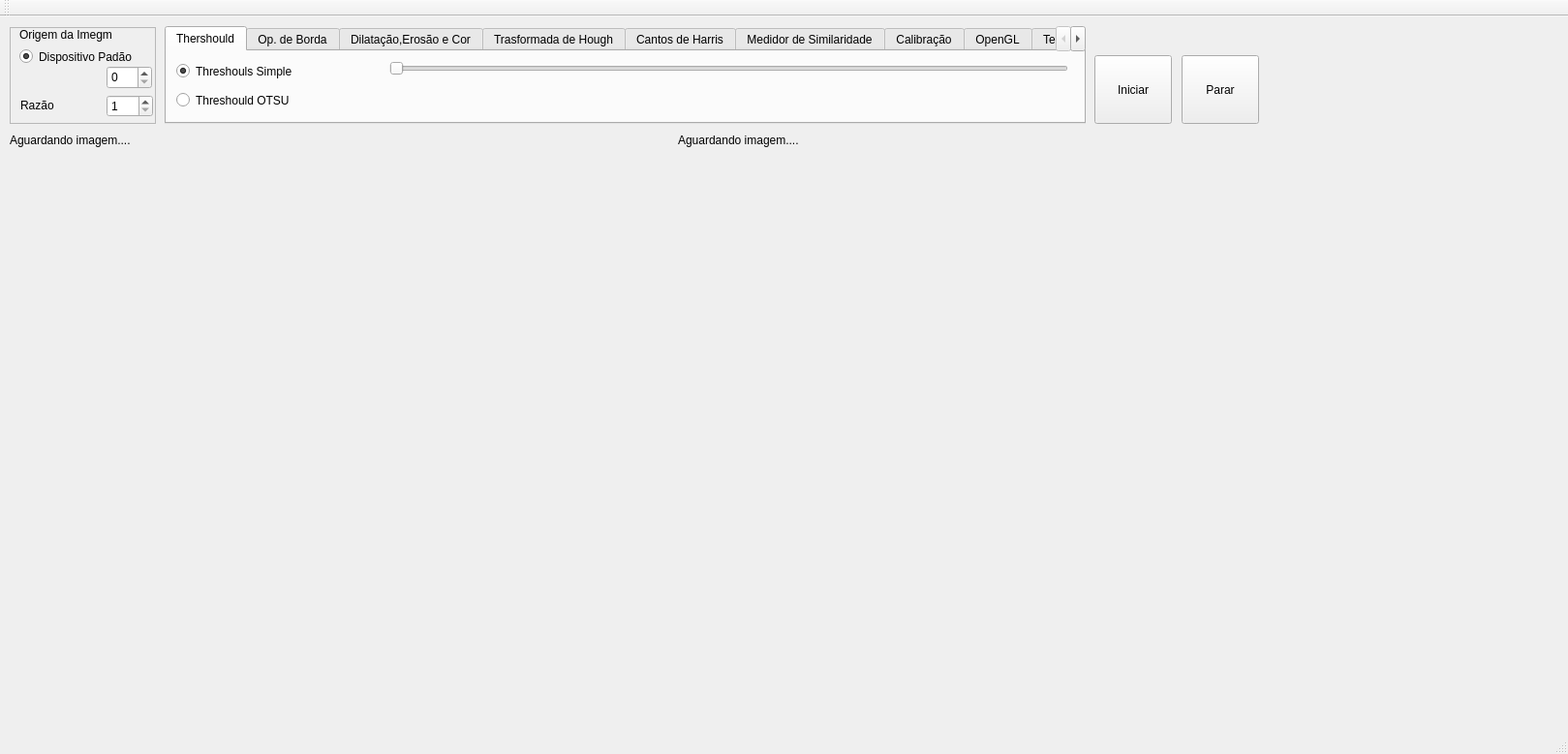
<?xml version="1.0" encoding="UTF-8"?>
<ui version="4.0">
 <class>MainWindow</class>
 <widget class="QMainWindow" name="MainWindow">
  <property name="geometry">
   <rect>
    <x>0</x>
    <y>0</y>
    <width>1619</width>
    <height>779</height>
   </rect>
  </property>
  <property name="windowTitle">
   <string>MainWindow</string>
  </property>
  <widget class="QWidget" name="centralWidget">
   <widget class="QFrame" name="frame">
    <property name="geometry">
     <rect>
      <x>10</x>
      <y>11</y>
      <width>151</width>
      <height>100</height>
     </rect>
    </property>
    <property name="frameShape">
     <enum>QFrame::StyledPanel</enum>
    </property>
    <property name="frameShadow">
     <enum>QFrame::Raised</enum>
    </property>
    <widget class="QLabel" name="label">
     <property name="geometry">
      <rect>
       <x>10</x>
       <y>0</y>
       <width>121</width>
       <height>16</height>
      </rect>
     </property>
     <property name="text">
      <string>Origem da Imegm</string>
     </property>
    </widget>
    <widget class="QRadioButton" name="radioBtnDsipP">
     <property name="geometry">
      <rect>
       <x>10</x>
       <y>20</y>
       <width>131</width>
       <height>21</height>
      </rect>
     </property>
     <property name="text">
      <string>Dispositivo Padão</string>
     </property>
     <property name="checked">
      <bool>true</bool>
     </property>
    </widget>
    <widget class="QSpinBox" name="spinBoxNCam">
     <property name="geometry">
      <rect>
       <x>100</x>
       <y>40</y>
       <width>47</width>
       <height>24</height>
      </rect>
     </property>
     <property name="minimum">
      <number>0</number>
     </property>
     <property name="value">
      <number>0</number>
     </property>
    </widget>
    <widget class="QSpinBox" name="spinBoxRaz">
     <property name="geometry">
      <rect>
       <x>100</x>
       <y>70</y>
       <width>48</width>
       <height>23</height>
      </rect>
     </property>
     <property name="minimum">
      <number>1</number>
     </property>
     <property name="value">
      <number>1</number>
     </property>
    </widget>
    <widget class="QLabel" name="label_21">
     <property name="geometry">
      <rect>
       <x>11</x>
       <y>74</y>
       <width>59</width>
       <height>14</height>
      </rect>
     </property>
     <property name="text">
      <string>Razão</string>
     </property>
    </widget>
   </widget>
   <widget class="QTabWidget" name="tabWidget">
    <property name="geometry">
     <rect>
      <x>170</x>
      <y>10</y>
      <width>951</width>
      <height>101</height>
     </rect>
    </property>
    <property name="currentIndex">
     <number>0</number>
    </property>
    <widget class="QWidget" name="tabTh">
     <attribute name="title">
      <string>Thershould</string>
     </attribute>
     <widget class="QSlider" name="barrraHTH">
      <property name="geometry">
       <rect>
        <x>230</x>
        <y>10</y>
        <width>701</width>
        <height>16</height>
       </rect>
      </property>
      <property name="maximum">
       <number>255</number>
      </property>
      <property name="orientation">
       <enum>Qt::Horizontal</enum>
      </property>
     </widget>
     <widget class="QLabel" name="lblsNivelTH">
      <property name="geometry">
       <rect>
        <x>156</x>
        <y>10</y>
        <width>71</width>
        <height>16</height>
       </rect>
      </property>
      <property name="text">
       <string/>
      </property>
     </widget>
     <widget class="QRadioButton" name="radioBtnOTSU">
      <property name="geometry">
       <rect>
        <x>10</x>
        <y>40</y>
        <width>131</width>
        <height>21</height>
       </rect>
      </property>
      <property name="text">
       <string>Threshould OTSU</string>
      </property>
     </widget>
     <widget class="QRadioButton" name="radioBtnTHSimp">
      <property name="geometry">
       <rect>
        <x>10</x>
        <y>10</y>
        <width>131</width>
        <height>21</height>
       </rect>
      </property>
      <property name="text">
       <string>Threshouls Simple</string>
      </property>
      <property name="checked">
       <bool>true</bool>
      </property>
     </widget>
    </widget>
    <widget class="QWidget" name="tab_2">
     <attribute name="title">
      <string>Op. de Borda</string>
     </attribute>
     <widget class="QRadioButton" name="radioBtnSobel">
      <property name="geometry">
       <rect>
        <x>10</x>
        <y>10</y>
        <width>99</width>
        <height>21</height>
       </rect>
      </property>
      <property name="text">
       <string>Sobel</string>
      </property>
      <property name="checked">
       <bool>true</bool>
      </property>
     </widget>
     <widget class="QRadioButton" name="radioBtnCanny">
      <property name="geometry">
       <rect>
        <x>10</x>
        <y>40</y>
        <width>61</width>
        <height>21</height>
       </rect>
      </property>
      <property name="text">
       <string>Canny</string>
      </property>
     </widget>
     <widget class="QLabel" name="label_3">
      <property name="geometry">
       <rect>
        <x>100</x>
        <y>10</y>
        <width>101</width>
        <height>16</height>
       </rect>
      </property>
      <property name="text">
       <string>Limiar Superior:</string>
      </property>
     </widget>
     <widget class="QLabel" name="label_4">
      <property name="geometry">
       <rect>
        <x>100</x>
        <y>40</y>
        <width>111</width>
        <height>16</height>
       </rect>
      </property>
      <property name="text">
       <string>Limiar Inferior:</string>
      </property>
     </widget>
     <widget class="QSlider" name="barraCanSup">
      <property name="geometry">
       <rect>
        <x>220</x>
        <y>10</y>
        <width>701</width>
        <height>16</height>
       </rect>
      </property>
      <property name="minimum">
       <number>1</number>
      </property>
      <property name="maximum">
       <number>255</number>
      </property>
      <property name="pageStep">
       <number>10</number>
      </property>
      <property name="value">
       <number>100</number>
      </property>
      <property name="orientation">
       <enum>Qt::Horizontal</enum>
      </property>
     </widget>
     <widget class="QSlider" name="barraCanInf">
      <property name="geometry">
       <rect>
        <x>222</x>
        <y>40</y>
        <width>701</width>
        <height>16</height>
       </rect>
      </property>
      <property name="minimum">
       <number>1</number>
      </property>
      <property name="maximum">
       <number>255</number>
      </property>
      <property name="value">
       <number>100</number>
      </property>
      <property name="orientation">
       <enum>Qt::Horizontal</enum>
      </property>
     </widget>
    </widget>
    <widget class="QWidget" name="tab">
     <attribute name="title">
      <string>Dilatação,Erosão e Cor</string>
     </attribute>
     <widget class="QRadioButton" name="radioBtnDilate">
      <property name="geometry">
       <rect>
        <x>10</x>
        <y>10</y>
        <width>99</width>
        <height>21</height>
       </rect>
      </property>
      <property name="text">
       <string>Dilatar</string>
      </property>
      <property name="checked">
       <bool>true</bool>
      </property>
     </widget>
     <widget class="QRadioButton" name="radioBtnErude">
      <property name="geometry">
       <rect>
        <x>10</x>
        <y>40</y>
        <width>99</width>
        <height>21</height>
       </rect>
      </property>
      <property name="text">
       <string>Erodir</string>
      </property>
     </widget>
     <widget class="QSplitter" name="splitter_3">
      <property name="geometry">
       <rect>
        <x>589</x>
        <y>4</y>
        <width>351</width>
        <height>60</height>
       </rect>
      </property>
      <property name="orientation">
       <enum>Qt::Vertical</enum>
      </property>
      <widget class="QSlider" name="barraHHsup">
       <property name="maximum">
        <number>255</number>
       </property>
       <property name="orientation">
        <enum>Qt::Horizontal</enum>
       </property>
      </widget>
      <widget class="QSlider" name="barraHSsup">
       <property name="maximum">
        <number>255</number>
       </property>
       <property name="orientation">
        <enum>Qt::Horizontal</enum>
       </property>
      </widget>
      <widget class="QSlider" name="barraHVsup">
       <property name="maximum">
        <number>255</number>
       </property>
       <property name="orientation">
        <enum>Qt::Horizontal</enum>
       </property>
      </widget>
     </widget>
     <widget class="QLabel" name="label_6">
      <property name="geometry">
       <rect>
        <x>224</x>
        <y>9</y>
        <width>21</width>
        <height>16</height>
       </rect>
      </property>
      <property name="text">
       <string>H:</string>
      </property>
     </widget>
     <widget class="QLabel" name="label_7">
      <property name="geometry">
       <rect>
        <x>224</x>
        <y>27</y>
        <width>16</width>
        <height>16</height>
       </rect>
      </property>
      <property name="text">
       <string>S:</string>
      </property>
     </widget>
     <widget class="QLabel" name="label_8">
      <property name="geometry">
       <rect>
        <x>225</x>
        <y>47</y>
        <width>16</width>
        <height>16</height>
       </rect>
      </property>
      <property name="text">
       <string>V</string>
      </property>
     </widget>
     <widget class="QSplitter" name="splitter">
      <property name="geometry">
       <rect>
        <x>90</x>
        <y>20</y>
        <width>121</width>
        <height>24</height>
       </rect>
      </property>
      <property name="orientation">
       <enum>Qt::Horizontal</enum>
      </property>
      <widget class="QLabel" name="label_5">
       <property name="text">
        <string>Interações:</string>
       </property>
      </widget>
      <widget class="QSpinBox" name="spinBoxInter"/>
     </widget>
     <widget class="QSplitter" name="splitter_2">
      <property name="geometry">
       <rect>
        <x>249</x>
        <y>3</y>
        <width>320</width>
        <height>60</height>
       </rect>
      </property>
      <property name="orientation">
       <enum>Qt::Vertical</enum>
      </property>
      <widget class="QSlider" name="barraHHinf">
       <property name="maximum">
        <number>255</number>
       </property>
       <property name="orientation">
        <enum>Qt::Horizontal</enum>
       </property>
      </widget>
      <widget class="QSlider" name="barraHSinf">
       <property name="maximum">
        <number>255</number>
       </property>
       <property name="orientation">
        <enum>Qt::Horizontal</enum>
       </property>
      </widget>
      <widget class="QSlider" name="barraHVinf">
       <property name="maximum">
        <number>255</number>
       </property>
       <property name="orientation">
        <enum>Qt::Horizontal</enum>
       </property>
      </widget>
     </widget>
    </widget>
    <widget class="QWidget" name="tab_3">
     <attribute name="title">
      <string>Trasformada de Hough</string>
     </attribute>
     <widget class="QSplitter" name="splitter_4">
      <property name="geometry">
       <rect>
        <x>9</x>
        <y>10</y>
        <width>171</width>
        <height>24</height>
       </rect>
      </property>
      <property name="orientation">
       <enum>Qt::Horizontal</enum>
      </property>
      <widget class="QLabel" name="label_9">
       <property name="text">
        <string>Resolução Rho:</string>
       </property>
      </widget>
      <widget class="QDoubleSpinBox" name="SpinBoxDRho">
       <property name="minimum">
        <double>0.100000000000000</double>
       </property>
       <property name="singleStep">
        <double>0.100000000000000</double>
       </property>
      </widget>
     </widget>
     <widget class="QSplitter" name="splitter_5">
      <property name="geometry">
       <rect>
        <x>10</x>
        <y>40</y>
        <width>170</width>
        <height>24</height>
       </rect>
      </property>
      <property name="orientation">
       <enum>Qt::Horizontal</enum>
      </property>
      <widget class="QLabel" name="label_10">
       <property name="text">
        <string>Resolução Theta:</string>
       </property>
      </widget>
      <widget class="QDoubleSpinBox" name="SpinBoxDTheta">
       <property name="minimum">
        <double>0.100000000000000</double>
       </property>
       <property name="singleStep">
        <double>0.100000000000000</double>
       </property>
      </widget>
     </widget>
     <widget class="QSplitter" name="splitter_6">
      <property name="geometry">
       <rect>
        <x>210</x>
        <y>10</y>
        <width>153</width>
        <height>24</height>
       </rect>
      </property>
      <property name="orientation">
       <enum>Qt::Horizontal</enum>
      </property>
      <widget class="QLabel" name="label_12">
       <property name="text">
        <string>Tamanho Minimo:</string>
       </property>
      </widget>
      <widget class="QSpinBox" name="spinBoxTamReta">
       <property name="minimum">
        <number>1</number>
       </property>
       <property name="value">
        <number>50</number>
       </property>
      </widget>
     </widget>
     <widget class="QSplitter" name="splitter_7">
      <property name="geometry">
       <rect>
        <x>210</x>
        <y>40</y>
        <width>155</width>
        <height>24</height>
       </rect>
      </property>
      <property name="orientation">
       <enum>Qt::Horizontal</enum>
      </property>
      <widget class="QLabel" name="label_11">
       <property name="text">
        <string>Numero de Votos:</string>
       </property>
      </widget>
      <widget class="QSpinBox" name="spinBoxNVotos">
       <property name="minimum">
        <number>1</number>
       </property>
       <property name="value">
        <number>50</number>
       </property>
      </widget>
     </widget>
     <widget class="QSplitter" name="splitter_8">
      <property name="geometry">
       <rect>
        <x>370</x>
        <y>10</y>
        <width>241</width>
        <height>24</height>
       </rect>
      </property>
      <property name="orientation">
       <enum>Qt::Horizontal</enum>
      </property>
      <widget class="QLabel" name="label_13">
       <property name="text">
        <string>Intervalo máximo entre pixles:</string>
       </property>
      </widget>
      <widget class="QSpinBox" name="spinBoxGap">
       <property name="minimum">
        <number>1</number>
       </property>
       <property name="value">
        <number>50</number>
       </property>
      </widget>
     </widget>
     <widget class="QCheckBox" name="checkBoxCircH">
      <property name="geometry">
       <rect>
        <x>380</x>
        <y>40</y>
        <width>85</width>
        <height>21</height>
       </rect>
      </property>
      <property name="text">
       <string>Circulos</string>
      </property>
     </widget>
    </widget>
    <widget class="QWidget" name="tab_4">
     <attribute name="title">
      <string>Cantos de Harris</string>
     </attribute>
     <widget class="QSplitter" name="splitter_9">
      <property name="geometry">
       <rect>
        <x>10</x>
        <y>10</y>
        <width>151</width>
        <height>24</height>
       </rect>
      </property>
      <property name="orientation">
       <enum>Qt::Horizontal</enum>
      </property>
      <widget class="QLabel" name="label_14">
       <property name="text">
        <string>Tamanho Janela:</string>
       </property>
      </widget>
      <widget class="QSpinBox" name="spinBoxHarrisTJ">
       <property name="minimum">
        <number>2</number>
       </property>
       <property name="singleStep">
        <number>1</number>
       </property>
       <property name="value">
        <number>2</number>
       </property>
      </widget>
     </widget>
     <widget class="QSplitter" name="splitter_10">
      <property name="geometry">
       <rect>
        <x>10</x>
        <y>40</y>
        <width>151</width>
        <height>24</height>
       </rect>
      </property>
      <property name="orientation">
       <enum>Qt::Horizontal</enum>
      </property>
      <widget class="QLabel" name="label_15">
       <property name="text">
        <string>Abertura Sobel</string>
       </property>
      </widget>
      <widget class="QSpinBox" name="spinBoxHarrisSobel">
       <property name="minimum">
        <number>3</number>
       </property>
       <property name="singleStep">
        <number>2</number>
       </property>
      </widget>
     </widget>
     <widget class="QSplitter" name="splitter_11">
      <property name="geometry">
       <rect>
        <x>180</x>
        <y>30</y>
        <width>84</width>
        <height>24</height>
       </rect>
      </property>
      <property name="orientation">
       <enum>Qt::Horizontal</enum>
      </property>
      <widget class="QLabel" name="label_16">
       <property name="text">
        <string>K=</string>
       </property>
      </widget>
      <widget class="QDoubleSpinBox" name="SpinBoxDHarrisk">
       <property name="minimum">
        <double>0.040000000000000</double>
       </property>
       <property name="singleStep">
        <double>0.100000000000000</double>
       </property>
      </widget>
     </widget>
     <widget class="QSlider" name="brrrasTHHarris">
      <property name="geometry">
       <rect>
        <x>330</x>
        <y>30</y>
        <width>591</width>
        <height>16</height>
       </rect>
      </property>
      <property name="maximum">
       <number>255</number>
      </property>
      <property name="orientation">
       <enum>Qt::Horizontal</enum>
      </property>
     </widget>
     <widget class="QLabel" name="label_2">
      <property name="geometry">
       <rect>
        <x>270</x>
        <y>30</y>
        <width>57</width>
        <height>15</height>
       </rect>
      </property>
      <property name="text">
       <string>Thershould</string>
      </property>
     </widget>
    </widget>
    <widget class="QWidget" name="tab_5">
     <attribute name="title">
      <string>Medidor de Similaridade</string>
     </attribute>
     <widget class="QLabel" name="label_17">
      <property name="geometry">
       <rect>
        <x>10</x>
        <y>13</y>
        <width>50</width>
        <height>16</height>
       </rect>
      </property>
      <property name="text">
       <string>Arquivo:</string>
      </property>
     </widget>
     <widget class="QLineEdit" name="edtTxtEndRef">
      <property name="geometry">
       <rect>
        <x>60</x>
        <y>10</y>
        <width>451</width>
        <height>23</height>
       </rect>
      </property>
      <property name="text">
       <string>/home/leandro/Imagens/refITA2.png</string>
      </property>
     </widget>
     <widget class="QRadioButton" name="radioBtnCasPad">
      <property name="geometry">
       <rect>
        <x>10</x>
        <y>40</y>
        <width>161</width>
        <height>21</height>
       </rect>
      </property>
      <property name="text">
       <string>Casamento de Padrão</string>
      </property>
      <property name="checked">
       <bool>true</bool>
      </property>
     </widget>
     <widget class="QRadioButton" name="radioBtnSURF">
      <property name="geometry">
       <rect>
        <x>180</x>
        <y>40</y>
        <width>121</width>
        <height>21</height>
       </rect>
      </property>
      <property name="text">
       <string>SURF + FLANN</string>
      </property>
     </widget>
    </widget>
    <widget class="QWidget" name="tab_6">
     <attribute name="title">
      <string>Calibração</string>
     </attribute>
     <widget class="QLabel" name="label_18">
      <property name="geometry">
       <rect>
        <x>20</x>
        <y>10</y>
        <width>121</width>
        <height>24</height>
       </rect>
      </property>
      <property name="text">
       <string>Tamanho Tabuleiro:</string>
      </property>
     </widget>
     <widget class="QSpinBox" name="spinBoxXtab">
      <property name="geometry">
       <rect>
        <x>140</x>
        <y>10</y>
        <width>43</width>
        <height>24</height>
       </rect>
      </property>
      <property name="minimum">
       <number>4</number>
      </property>
     </widget>
     <widget class="QLabel" name="label_19">
      <property name="geometry">
       <rect>
        <x>190</x>
        <y>12</y>
        <width>16</width>
        <height>20</height>
       </rect>
      </property>
      <property name="text">
       <string>X</string>
      </property>
     </widget>
     <widget class="QSpinBox" name="spinBoxYTab">
      <property name="geometry">
       <rect>
        <x>210</x>
        <y>10</y>
        <width>47</width>
        <height>24</height>
       </rect>
      </property>
      <property name="minimum">
       <number>4</number>
      </property>
     </widget>
     <widget class="QLabel" name="label_20">
      <property name="geometry">
       <rect>
        <x>20</x>
        <y>40</y>
        <width>127</width>
        <height>24</height>
       </rect>
      </property>
      <property name="text">
       <string>Numero de Amostras:</string>
      </property>
     </widget>
     <widget class="QSpinBox" name="spinBoxNAm">
      <property name="geometry">
       <rect>
        <x>160</x>
        <y>40</y>
        <width>47</width>
        <height>24</height>
       </rect>
      </property>
     </widget>
    </widget>
    <widget class="QWidget" name="tab_8">
     <attribute name="title">
      <string>OpenGL</string>
     </attribute>
     <widget class="QPushButton" name="btnOpenGL">
      <property name="geometry">
       <rect>
        <x>10</x>
        <y>10</y>
        <width>80</width>
        <height>23</height>
       </rect>
      </property>
      <property name="text">
       <string>Teste</string>
      </property>
     </widget>
    </widget>
    <widget class="QWidget" name="tab_7">
     <attribute name="title">
      <string>Testes</string>
     </attribute>
     <widget class="QPushButton" name="btIV_1">
      <property name="geometry">
       <rect>
        <x>10</x>
        <y>10</y>
        <width>121</width>
        <height>23</height>
       </rect>
      </property>
      <property name="text">
       <string>Testes Geral</string>
      </property>
     </widget>
     <widget class="QPushButton" name="btnAcharTab">
      <property name="geometry">
       <rect>
        <x>10</x>
        <y>40</y>
        <width>80</width>
        <height>23</height>
       </rect>
      </property>
      <property name="text">
       <string>AcharTab</string>
      </property>
     </widget>
     <widget class="QLineEdit" name="edtEndImg">
      <property name="geometry">
       <rect>
        <x>100</x>
        <y>40</y>
        <width>271</width>
        <height>23</height>
       </rect>
      </property>
      <property name="text">
       <string>/home/leandro/Academico/POS-G/ITA/Tese_AGE/testetabl1802.tiff</string>
      </property>
     </widget>
     <widget class="QCheckBox" name="checkBoxEndImg">
      <property name="geometry">
       <rect>
        <x>380</x>
        <y>40</y>
        <width>85</width>
        <height>21</height>
       </rect>
      </property>
      <property name="text">
       <string>Usar Img</string>
      </property>
      <property name="checked">
       <bool>true</bool>
      </property>
     </widget>
     <widget class="QPushButton" name="btnSisLi">
      <property name="geometry">
       <rect>
        <x>150</x>
        <y>10</y>
        <width>80</width>
        <height>23</height>
       </rect>
      </property>
      <property name="text">
       <string>Resolve Sis</string>
      </property>
     </widget>
    </widget>
   </widget>
   <widget class="QPushButton" name="btnIniciar">
    <property name="geometry">
     <rect>
      <x>1130</x>
      <y>40</y>
      <width>80</width>
      <height>71</height>
     </rect>
    </property>
    <property name="text">
     <string>Iniciar</string>
    </property>
   </widget>
   <widget class="QPushButton" name="btnParar">
    <property name="geometry">
     <rect>
      <x>1220</x>
      <y>40</y>
      <width>80</width>
      <height>71</height>
     </rect>
    </property>
    <property name="text">
     <string>Parar</string>
    </property>
   </widget>
   <widget class="QLabel" name="lblIMG">
    <property name="geometry">
     <rect>
      <x>700</x>
      <y>120</y>
      <width>151</width>
      <height>16</height>
     </rect>
    </property>
    <property name="text">
     <string>Aguardando imagem....</string>
    </property>
   </widget>
   <widget class="QLabel" name="lblIMGOrg">
    <property name="geometry">
     <rect>
      <x>10</x>
      <y>120</y>
      <width>151</width>
      <height>16</height>
     </rect>
    </property>
    <property name="text">
     <string>Aguardando imagem....</string>
    </property>
   </widget>
   <widget class="OpenGLp" name="widget" native="true">
    <property name="geometry">
     <rect>
      <x>1370</x>
      <y>0</y>
      <width>241</width>
      <height>271</height>
     </rect>
    </property>
   </widget>
  </widget>
  <widget class="QMenuBar" name="menuBar">
   <property name="geometry">
    <rect>
     <x>0</x>
     <y>0</y>
     <width>1619</width>
     <height>19</height>
    </rect>
   </property>
  </widget>
  <widget class="QToolBar" name="mainToolBar">
   <attribute name="toolBarArea">
    <enum>TopToolBarArea</enum>
   </attribute>
   <attribute name="toolBarBreak">
    <bool>false</bool>
   </attribute>
  </widget>
  <widget class="QStatusBar" name="statusBar"/>
 </widget>
 <layoutdefault spacing="6" margin="11"/>
 <customwidgets>
  <customwidget>
   <class>OpenGLp</class>
   <extends>QWidget</extends>
   <header>openglp.h</header>
   <container>1</container>
  </customwidget>
 </customwidgets>
 <resources/>
 <connections/>
</ui>
